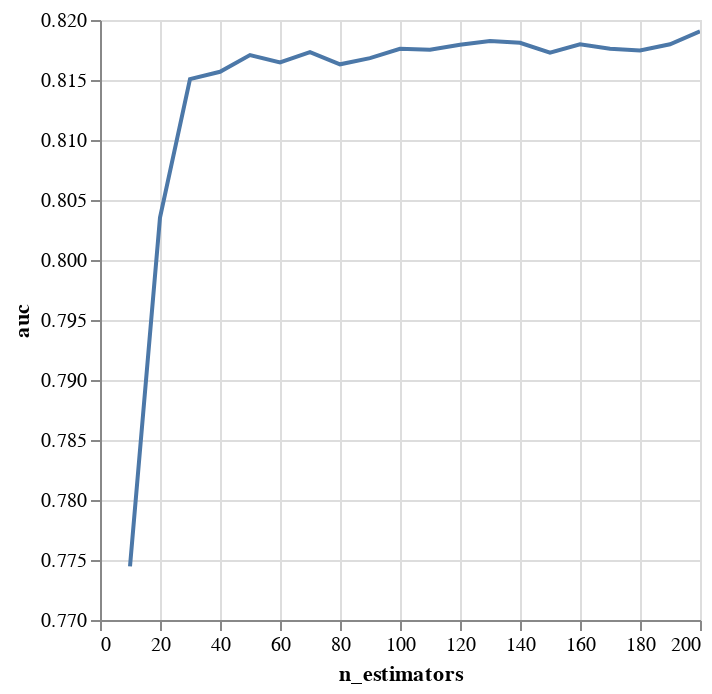

The code cell stored with this chart in its notebook:
### Code cell
df_scores.plot.line(x="n_estimators:Q", y="auc:Q").configure_scale(zero=False)

### Figure 1 — Vega-Lite specification as saved in the notebook (floating-point values rounded to 4 significant figures)
{"config": {"view": {"continuousWidth": 300, "continuousHeight": 300}, "scale": {"zero": false}}, "data": {"name": "data-a0e8c562d739e3a42a2f8ba7c7b4db14"}, "mark": {"type": "line", "tooltip": true}, "encoding": {"x": {"field": "n_estimators", "type": "quantitative"}, "y": {"field": "auc", "type": "quantitative"}}, "params": [{"name": "param_1", "select": {"type": "interval", "encodings": ["x", "y"]}, "bind": "scales"}], "$schema": "https://vega.github.io/schema/vega-lite/v5.20.1.json", "datasets": {"data-a0e8c562d739e3a42a2f8ba7c7b4db14": [{"n_estimators": 10, "auc": 0.7745}, {"n_estimators": 20, "auc": 0.8035}, {"n_estimators": 30, "auc": 0.8151}, {"n_estimators": 40, "auc": 0.8157}, {"n_estimators": 50, "auc": 0.8171}, {"n_estimators": 60, "auc": 0.8165}, {"n_estimators": 70, "auc": 0.8173}, {"n_estimators": 80, "auc": 0.8163}, {"n_estimators": 90, "auc": 0.8168}, {"n_estimators": 100, "auc": 0.8176}, {"n_estimators": 110, "auc": 0.8175}, {"n_estimators": 120, "auc": 0.8179}, {"n_estimators": 130, "auc": 0.8183}, {"n_estimators": 140, "auc": 0.8181}, {"n_estimators": 150, "auc": 0.8173}, {"n_estimators": 160, "auc": 0.818}, {"n_estimators": 170, "auc": 0.8176}, {"n_estimators": 180, "auc": 0.8175}, {"n_estimators": 190, "auc": 0.818}, {"n_estimators": 200, "auc": 0.819}]}}
